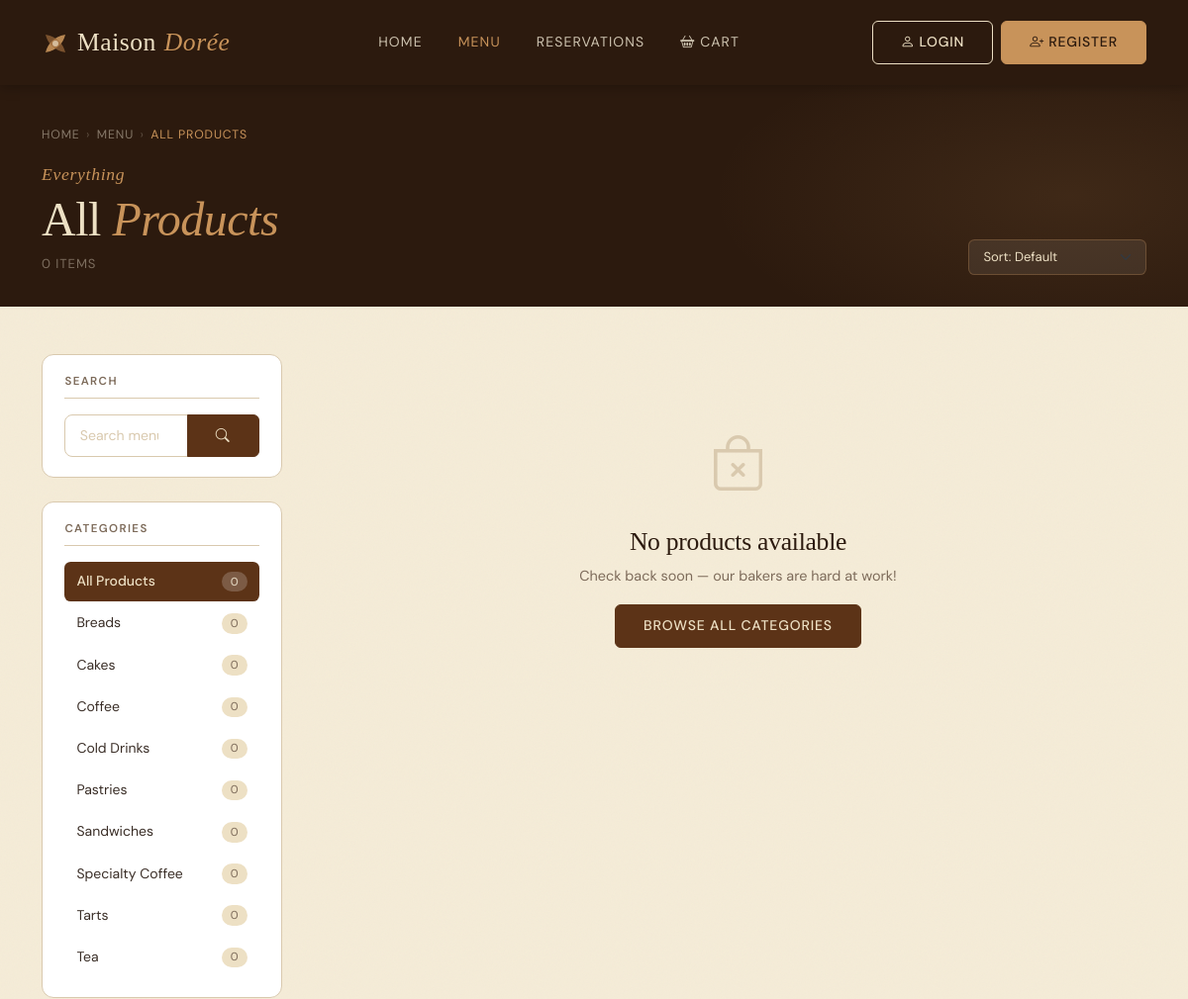
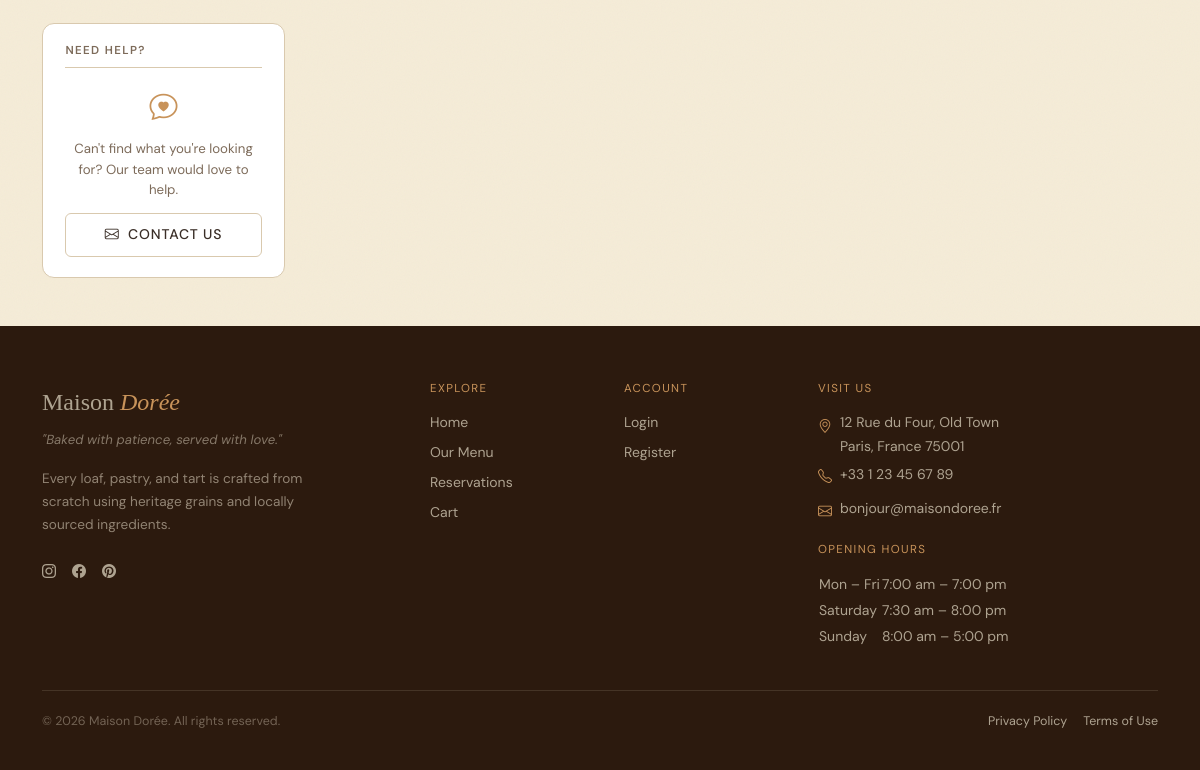
/products.php, run on the app's committed database (2 pictures, top to bottom).
### tables this page shows
CREATE TABLE `categories` (
  `id` int(11) NOT NULL,
  `name` varchar(50) NOT NULL
);

### db_connect.php (called while the page is built, shortened)
<?php
function db(): PDO {
    static $pdo = null;
    if ($pdo !== null) return $pdo;
    $dsn = sprintf('mysql:host=%s;port=%s;dbname=%s;charset=%s', DB_HOST, DB_PORT, DB_NAME, DB_CHARSET);
    $options = [
        PDO::ATTR_ERRMODE            => PDO::ERRMODE_EXCEPTION,
        PDO::ATTR_DEFAULT_FETCH_MODE => PDO::FETCH_ASSOC,
        PDO::ATTR_EMULATE_PREPARES   => false,
    ];
    try {
        $pdo = new PDO($dsn, DB_USER, DB_PASS, $options);
    } catch (PDOException $e) {
        error_log($e->getMessage());
        exit('Connection failed.');
    }
    return $pdo;
}
function db_fetch_all(string $sql, array $params = []): array {
    $stmt = db()->prepare($sql);
    $stmt->execute($params);
    return $stmt->fetchAll();
}
function db_fetch_one(string $sql, array $params = []): ?array {
    $stmt = db()->prepare($sql);
    $stmt->execute($params);
    $row = $stmt->fetch();
    return $row !== false ? $row : null;
}
?>

### products.php (the view, shortened to what this page needs)
<?php
require_once 'db_connect.php';
$categoryId = filter_input(INPUT_GET, 'category_id', FILTER_VALIDATE_INT, [
    'options' => ['min_range' => 1],
]);
$searchQuery = trim(strip_tags($_GET['q'] ?? ''));
$sortRaw     = $_GET['sort'] ?? 'default';
$page        = max(1, (int) ($_GET['page'] ?? 1));
$perPage     = 9;
$sortOptions = [
    'default'     => 'p.id ASC',
    'name_asc'    => 'p.name ASC',
    'name_desc'   => 'p.name DESC',
    'price_asc'   => 'p.price ASC',
    'price_desc'  => 'p.price DESC',
];
$sortCol = $sortOptions[$sortRaw] ?? $sortOptions['default'];
$currentCategory = null;
$allCategories = db_fetch_all(
    'SELECT
         c.id,
         c.name,
         COUNT(p.id) AS product_count
     FROM categories c
     LEFT JOIN products p ON p.category_id = c.id
     GROUP BY c.id, c.name
     ORDER BY c.name ASC'
);
$whereClauses = ['1=1'];
$params       = [];
$whereSQL = 'WHERE ' . implode(' AND ', $whereClauses);
$totalProducts = (int) db_fetch_one(
    "SELECT COUNT(*) AS cnt
       FROM products p
       JOIN categories c ON c.id = p.category_id
      $whereSQL",
    $params
)['cnt'];
$totalPages = max(1, (int) ceil($totalProducts / $perPage));
$page       = min($page, $totalPages);
$offset     = ($page - 1) * $perPage;
$products = db_fetch_all(
    "SELECT
         p.id,
         p.name,
         p.description,
         p.price,
         p.image_url,
         c.name AS category_name,
         c.id   AS category_id
     FROM products p
     JOIN categories c ON c.id = p.category_id
    $whereSQL
     ORDER BY $sortCol
     LIMIT :lim OFFSET :off",
    array_merge($params, [':lim' => $perPage, ':off' => $offset])
);
function buildUrl(array $overrides = []): string
{
    $base = [
        'category_id' => $_GET['category_id'] ?? null,
        'q'           => $_GET['q']           ?? null,
        'sort'        => $_GET['sort']         ?? null,
        'page'        => $_GET['page']         ?? null,
    ];
    $merged = array_filter(array_merge($base, $overrides), fn($v) => $v !== null && $v !== '');
    return 'products.php?' . http_build_query($merged);
}
require_once __DIR__ . '/header.php';
?>
<section class="prod-hero" aria-labelledby="prod-hero-heading">
    <div class="prod-hero__bg" aria-hidden="true"></div>
    <div class="container position-relative z-1">
        <nav aria-label="Breadcrumb" class="prod-breadcrumb mb-3">
            <a href="index.php">Home</a>
            <span aria-hidden="true">›</span>
            <a href="categories.php">Menu</a>
            <?php if ($currentCategory): ?>
                <span aria-hidden="true">›</span>
                <span aria-current="page"><?= htmlspecialchars($currentCategory['name']) ?></span>
            <?php else: ?>
                <span aria-hidden="true">›</span>
                <span aria-current="page">All Products</span>
            <?php endif; ?>
        </nav>
        <div class="row align-items-end g-3">
            <div class="col">
                <span class="label-script">
                    <?= $currentCategory ? htmlspecialchars($currentCategory['name']) : 'Everything' ?>
                </span>
                <h1 class="prod-hero__title" id="prod-hero-heading">
                    <?php if ($searchQuery !== ''): ?>
                        Results for "<em><?= htmlspecialchars($searchQuery) ?></em>"
                    <?php elseif ($currentCategory): ?>
                        <?= htmlspecialchars($currentCategory['name']) ?>
                    <?php else: ?>
                        All <em>Products</em>
                    <?php endif; ?>
                </h1>
                <p class="prod-hero__meta" aria-live="polite">
                    <?= $totalProducts ?> item<?= $totalProducts !== 1 ? 's' : '' ?>
                </p>
            </div>
            <div class="col-auto">
                <form method="GET" action="products.php" class="d-flex align-items-center gap-2"
                      aria-label="Sort products">
                    <select
                        id="sort"
                        name="sort"
                        class="form-select prod-sort__select"
                        aria-label="Sort products"
                        onchange="this.form.submit()">
                        <option value="default"    <?= $sortRaw === 'default'    ? 'selected' : '' ?>>Sort: Default</option>
                    </select>
                </form>
            </div>
        </div>
    </div>
</section>
<div class="container prod-layout py-5">
    <div class="row g-5">
        <aside class="col-12 col-lg-3" aria-label="Category filter">
            <div class="prod-sidebar-block mb-4">
                <h2 class="prod-sidebar-block__title">Search</h2>
                <form method="GET" action="products.php" role="search" aria-label="Search products">
                    <div class="input-group">
                        <input
                            type="search"
                            name="q"
                            class="form-control prod-sidebar__search"
                            placeholder="Search menu…"
                            value="<?= htmlspecialchars($searchQuery) ?>"
                            aria-label="Search products">
                        <button type="submit" class="btn btn-primary" aria-label="Search">
                            <i class="bi bi-search" aria-hidden="true"></i>
                        </button>
                    </div>
                </form>
            </div>
            <div class="prod-sidebar-block">
                <h2 class="prod-sidebar-block__title">Categories</h2>
                <nav aria-label="Filter by category">
                    <ul class="prod-cat-list" role="list">
                        <li role="listitem">
                            <a
                                href="products.php<?= $searchQuery ? '?q=' . urlencode($searchQuery) : '' ?>"
                                class="prod-cat-list__item <?= !$categoryId ? 'prod-cat-list__item--active' : '' ?>"
                                aria-current="<?= !$categoryId ? 'page' : 'false' ?>">
                                <span class="prod-cat-list__name">All Products</span>
                                <span class="prod-cat-list__count">
                                    <?= array_sum(array_column($allCategories, 'product_count')) ?>
                                </span>
                            </a>
                        </li>
                        <?php foreach ($allCategories as $cat): ?>
                            <li role="listitem">
                                <a
                                    href="<?= buildUrl(['category_id' => $cat['id'], 'page' => null]) ?>"
                                    class="prod-cat-list__item <?= (int)($currentCategory['id'] ?? 0) === (int)$cat['id'] ? 'prod-cat-list__item--active' : '' ?>"
                                    aria-current="<?= (int)($currentCategory['id'] ?? 0) === (int)$cat['id'] ? 'page' : 'false' ?>">
                                    <span class="prod-cat-list__name">
                                        <?= htmlspecialchars($cat['name']) ?>
                                    </span>
                                    <span class="prod-cat-list__count">
                                        <?= (int) $cat['product_count'] ?>
                                    </span>
                                </a>
                            </li>
                        <?php endforeach; ?>
                    </ul>
                </nav>
            </div>
            <div class="prod-sidebar-block mt-4">
                <h2 class="prod-sidebar-block__title">Need Help?</h2>
                <div class="prod-sidebar-help">
                    <i class="bi bi-chat-heart prod-sidebar-help__icon" aria-hidden="true"></i>
                    <p class="prod-sidebar-help__text">
                        Can't find what you're looking for? Our team would love to help.
                    </p>
                    <a href="mailto:bonjour@maisondoree.fr" class="btn btn-ghost btn-sm w-100">
                        <i class="bi bi-envelope me-1" aria-hidden="true"></i> Contact Us
                    </a>
                </div>
            </div>
        </aside>
        <main class="col-12 col-lg-9" id="products-grid" aria-label="Products">
            <?php if (empty($products)): ?>
                <div class="prod-empty" role="status" aria-live="polite">
                    <i class="bi bi-bag-x prod-empty__icon" aria-hidden="true"></i>
                    <h2 class="prod-empty__title">
                        <?= $searchQuery !== ''
                            ? 'No results for "' . htmlspecialchars($searchQuery) . '"'
                            : 'No products available' ?>
                    </h2>
                    <p class="prod-empty__body">
                        <?= $searchQuery !== ''
                            ? 'Try a different search term, or browse a category below.'
                            : 'Check back soon — our bakers are hard at work!' ?>
                    </p>
                    <div class="d-flex gap-3 justify-content-center flex-wrap mt-3">
                        <a href="categories.php" class="btn btn-primary">Browse All Categories</a>
                    </div>
                </div>
            <?php endif; ?>
        </main>
    </div>
</div>
<?php require_once __DIR__ . '/footer.php'; ?>

### data on the page
categories: name "Breads", product_count "0"
categories: name "Cakes", product_count "0"
categories: name "Coffee", product_count "0"
categories: name "Cold Drinks", product_count "0"
categories: name "Pastries", product_count "0"
categories: name "Sandwiches", product_count "0"
categories: name "Specialty Coffee", product_count "0"
categories: name "Tarts", product_count "0"
categories: name "Tea", product_count "0"

### other printed values
$totalProducts "0"
array_sum(array_column($allCategories, 'product_count')) "0"
